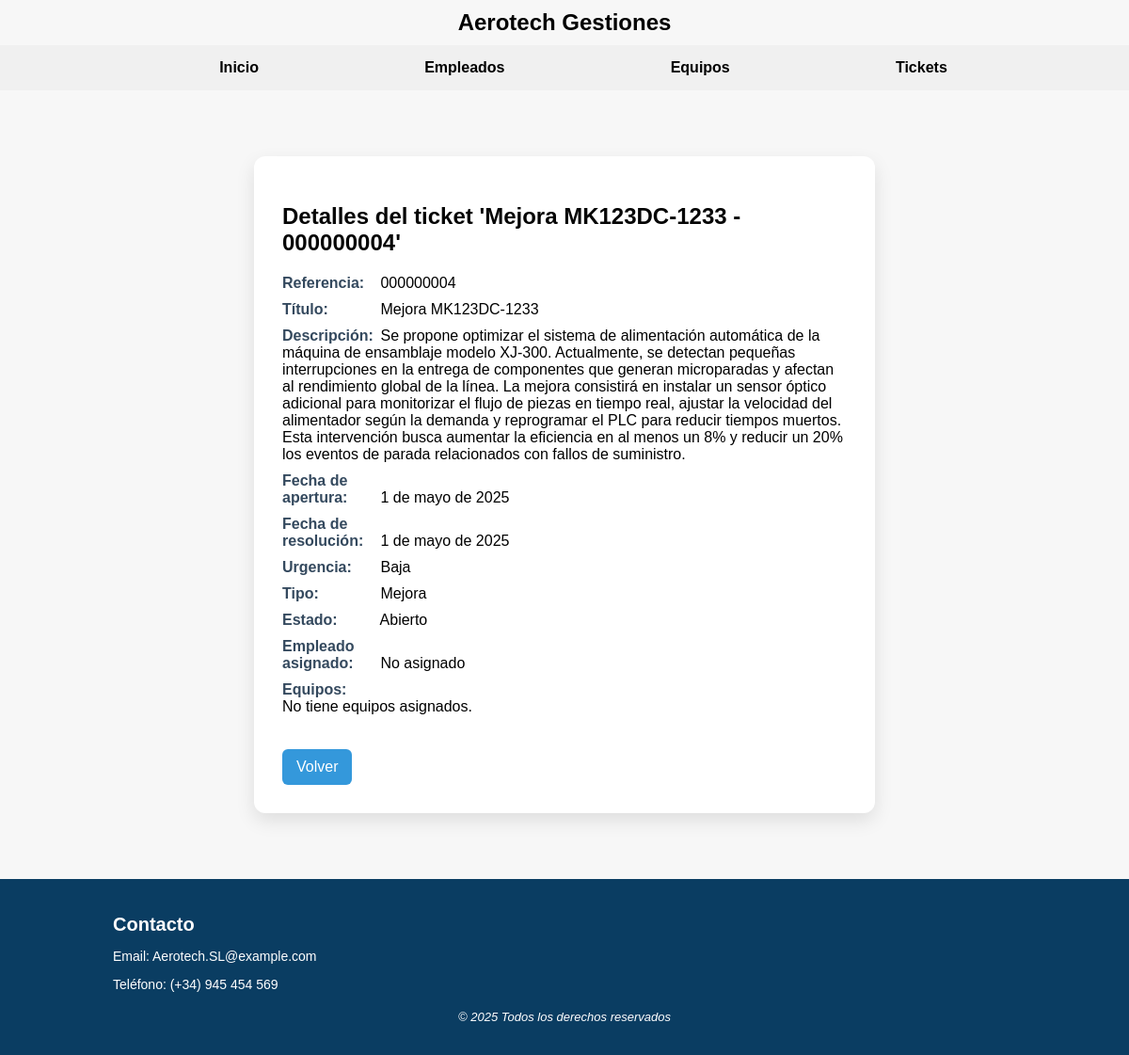
The page /Aerotech/tickets/4/ on the database as committed earlier.
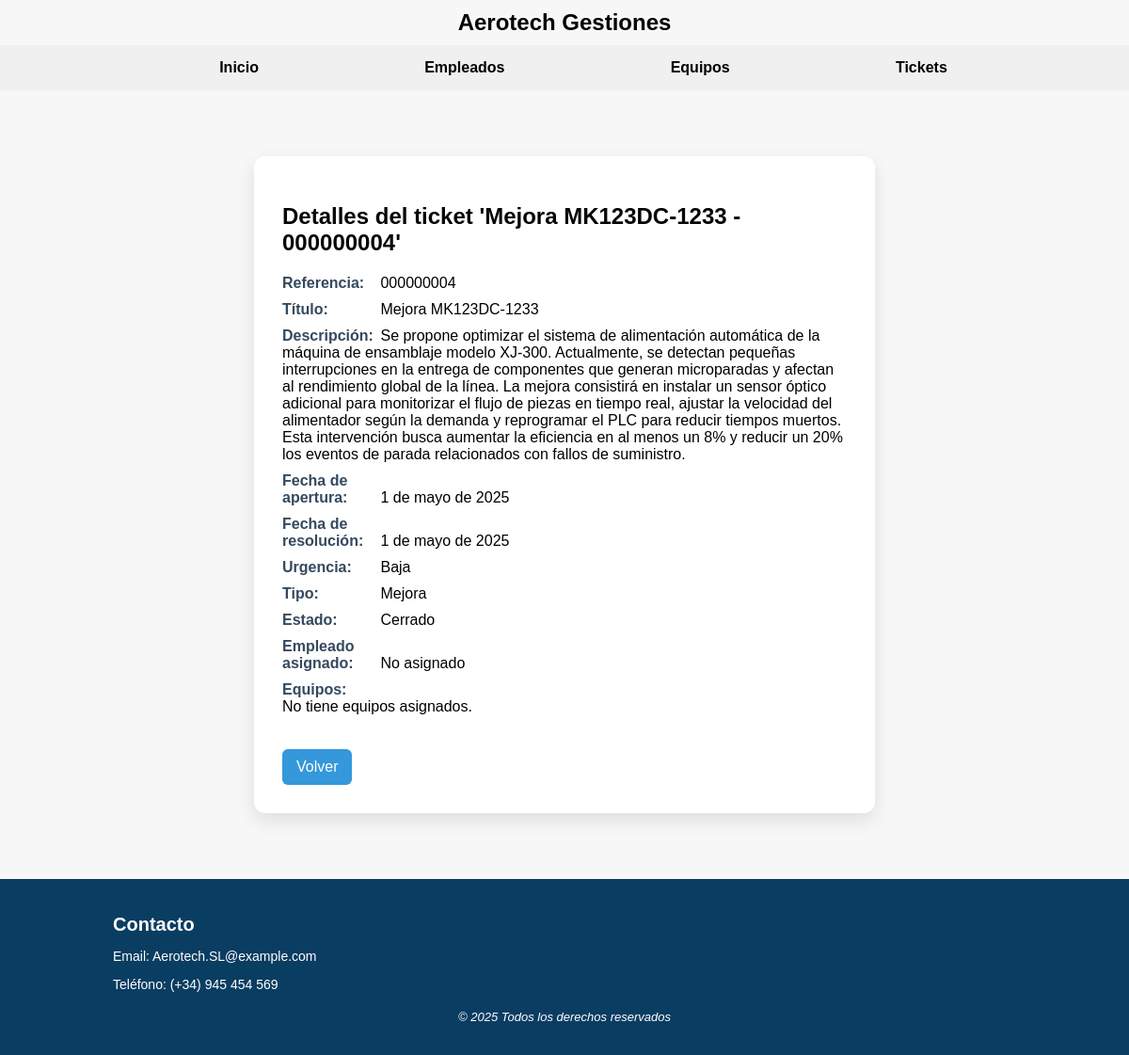
The same page on the database as committed later.
### Aerotech/models.py (models this page shows, shortened)
class Ticket(models.Model):
    URGENCIA = [
        ('alta', 'Alta'),
        ('media', 'Media'),
        ('baja', 'Baja')
        ]
    TIPO = [
        ('averia', 'Avería'),
        ('mejora', 'Mejora'),
        ('mantenimiento', 'Mantenimiento')
    ]
    ESTADO = [
        ('abierto', 'Abierto'),
        ('cerrado', 'Cerrado')
    ]
    referencia = models.CharField(max_length=100, unique=True)
    titulo = models.CharField(max_length=200)
    descripcion = models.TextField()
    fecha_apertura = models.DateField(auto_now_add=True)
    fecha_resolucion = models.DateField(null=True, blank=True)
    urgencia = models.CharField(max_length=10, choices=URGENCIA)
    tipo = models.CharField(max_length=15, choices=TIPO)
    estado = models.CharField(max_length=10, choices=ESTADO)
    empleado = models.ForeignKey(Empleado, on_delete=models.SET_NULL, null=True)
    equipos = models.ManyToManyField(Equipo)

### Aerotech/views.py (the view)
# urls.py: path('tickets/<int:pk>/', views.DetalleTicket.as_view(), name='detalle-ticket'),
class DetalleTicket(DetailView):
    model = Ticket
    template_name = 'detalles_ticket.html'
    context_object_name = 'ticket'

### Aerotech/templates/detalles_ticket.html (shortened to what this page needs)
{% extends 'Base.html' %}
{% block content %}
<div class="card">
    <h2>Detalles del ticket '{{ ticket.titulo }} - {{ ticket.referencia }}'</h2>
    <ul>
        <li><strong>Referencia:</strong> {{ ticket.referencia }}</li>
        <li><strong>Título:</strong> {{ ticket.titulo }}</li>
        <li><strong>Descripción:</strong> {{ ticket.descripcion }}</li>
        <li><strong>Fecha de apertura:</strong> {{ ticket.fecha_apertura }}</li>
        <li><strong>Fecha de resolución:</strong> {{ ticket.fecha_resolucion|default:"Pendiente" }}</li>
        <li><strong>Urgencia:</strong> {{ ticket.get_urgencia_display }}</li>
        <li><strong>Tipo:</strong> {{ ticket.get_tipo_display }}</li>
        <li><strong>Estado:</strong> {{ ticket.get_estado_display }}</li>
        <li><strong>Empleado asignado:</strong>
            {% if ticket.empleado %}
            <a href="{% url 'detalles-empleado' ticket.empleado.id %}">
                {{ ticket.empleado.nombre }} {{ ticket.empleado.apellidos }}
            </a>
            {% else %}
            No asignado
            {% endif %}
        </li>
        <li><strong>Equipos:</strong>
            <ul>
                {% for equipo in empleado.equipos_asignados.all %}
                <li>
                    <a href="{% url 'detalles-equipo' equipo.id %}">
                        {{ equipo.modelo }} - {{ equipo.numero_serie }}
                    </a>
                </li>
                {% empty %}
                <li>No tiene equipos asignados.</li>
                {% endfor %}
            </ul>
        </li>
    </ul>
    <a class="btn" href="{% url 'lista-tickets' %}">Volver</a>
</div>
{% endblock %}

Rows that differ between the two databases and show on the page:
changed Ticket "Mejora MK123DC-1233": estado "Abierto" → "Cerrado"
